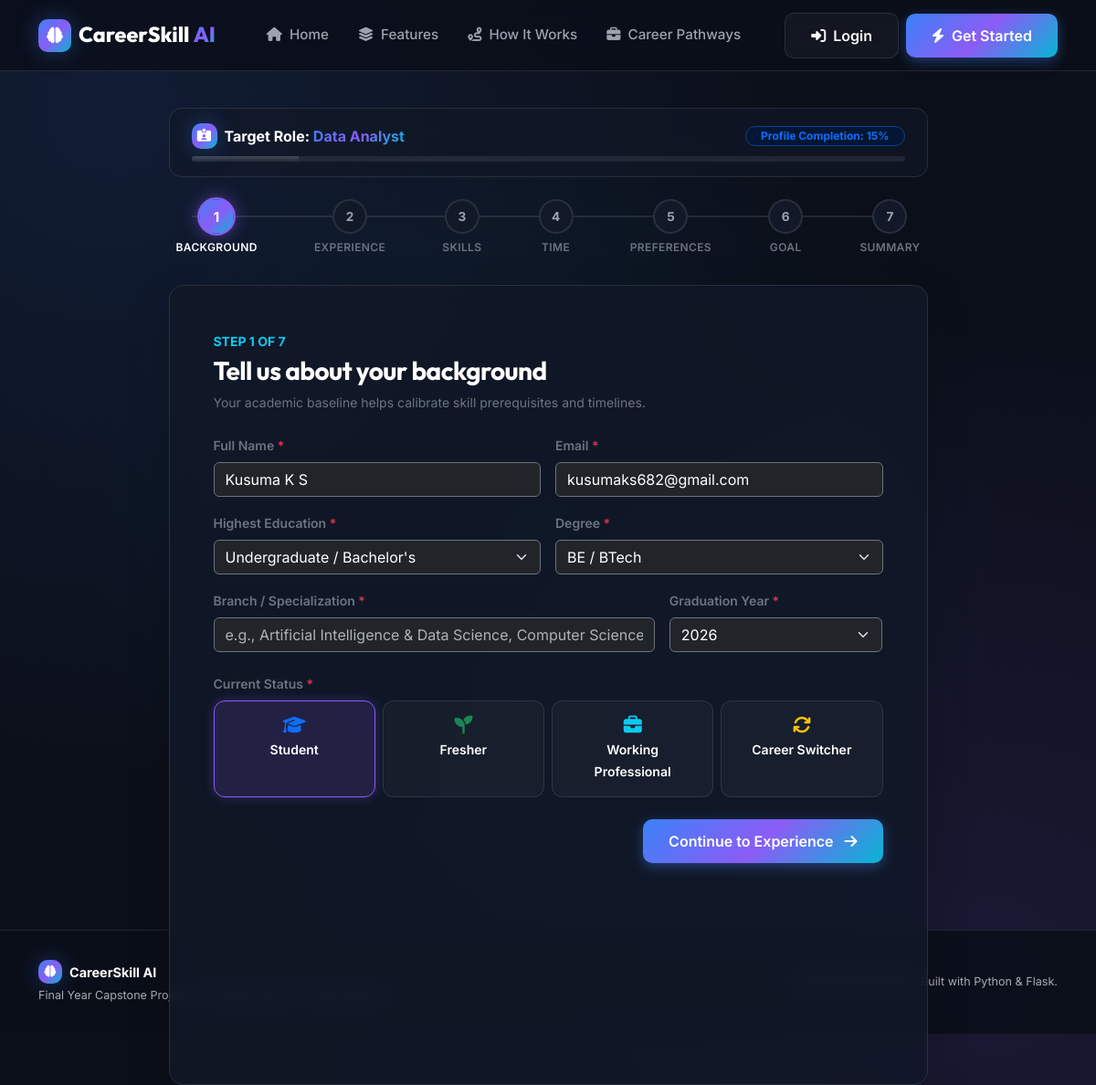
Page /onboarding?user_id=2 on the earlier database version.
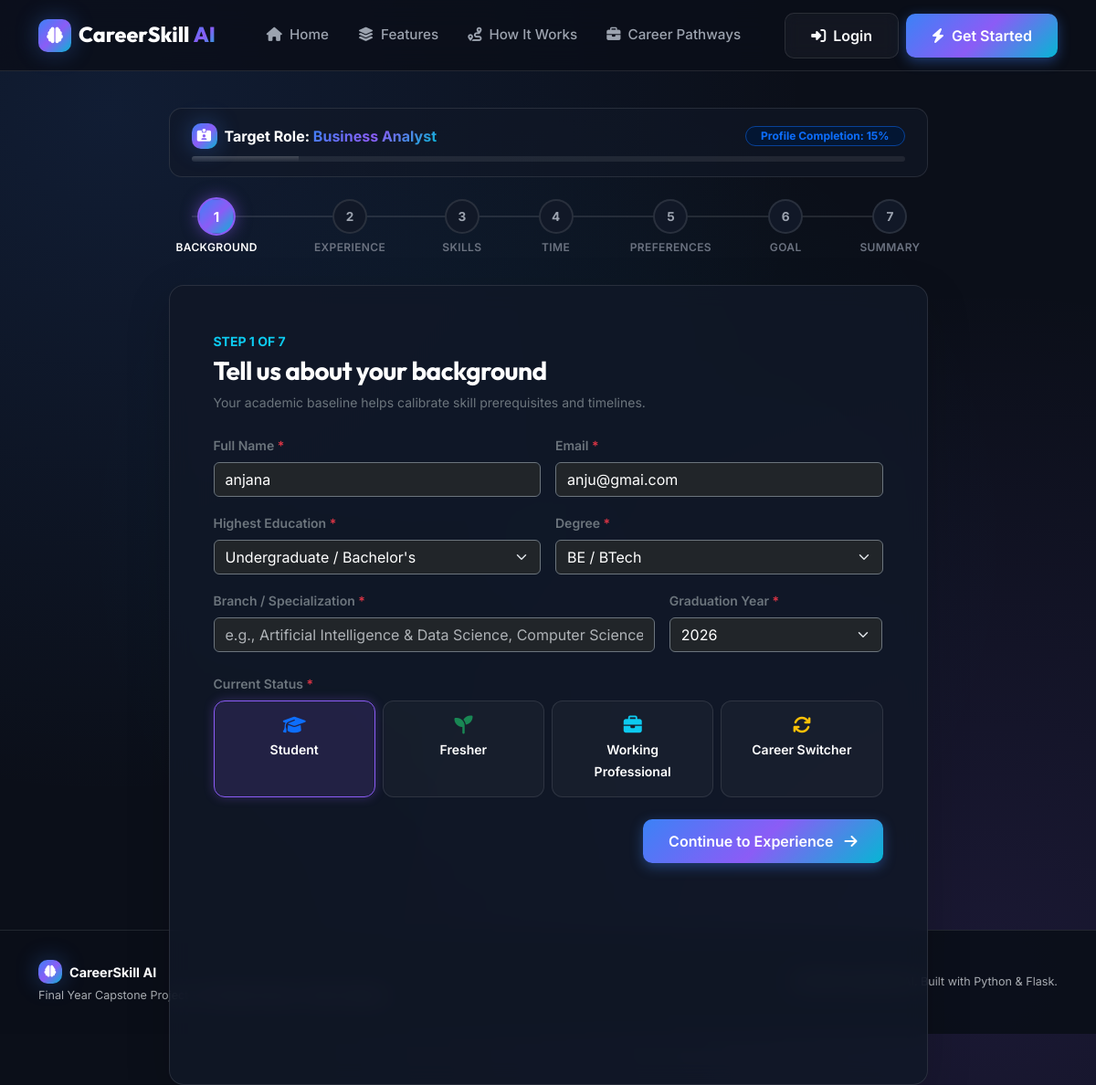
Same page on the later database version.
### models/user.py (models this page shows, shortened)
class TargetCareer(db.Model):
    __tablename__ = 'target_careers'
    id = db.Column(db.Integer, primary_key=True)
    user_id = db.Column(db.Integer, db.ForeignKey('users.id'), nullable=False)
    career_name = db.Column(db.String(150), nullable=False)
    normalized_career_name = db.Column(db.String(150), nullable=False)
    created_at = db.Column(db.DateTime, default=get_utc_now)

class User(db.Model):
    __tablename__ = 'users'
    id = db.Column(db.Integer, primary_key=True)
    full_name = db.Column(db.String(120), nullable=False)
    email = db.Column(db.String(120), unique=True, nullable=False, index=True)
    password_hash = db.Column(db.String(256), nullable=True)
    is_admin = db.Column(db.Boolean, default=False, nullable=False)
    is_active = db.Column(db.Boolean, default=True, nullable=False)
    role = db.Column(db.String(50), default='user', nullable=False)  # 'admin' or 'user'
    first_login = db.Column(db.Boolean, default=False, nullable=False)
    created_at = db.Column(db.DateTime, default=get_utc_now)
    profiles = db.relationship('CareerProfile', backref='user', lazy=True, cascade="all, delete-orphan")
    user_profile = db.relationship('UserProfile', backref='user', uselist=False, lazy=True, cascade="all, delete-orphan")
    skills = db.relationship('UserSkill', backref='user', lazy=True, cascade="all, delete-orphan")
    target_careers = db.relationship('TargetCareer', backref='user', lazy=True, cascade="all, delete-orphan")
    reset_otps = db.relationship('PasswordResetOTP', backref='user', lazy=True, cascade="all, delete-orphan")
    gap_analyses = db.relationship('SkillGapAnalysis', backref='user', lazy=True, cascade="all, delete-orphan")
    assessment_attempts = db.relationship('AssessmentAttempt', backref='user', lazy=True, cascade="all, delete-orphan")
    course_progress = db.relationship('CourseProgress', backref='user', lazy=True, cascade="all, delete-orphan")
    learning_activities = db.relationship('LearningActivity', backref='user', lazy=True, cascade="all, delete-orphan")
    skill_progress_history = db.relationship('SkillProgressHistory', backref='user', lazy=True, cascade="all, delete-orphan")
    feedbacks = db.relationship('CourseFeedback', backref='user', lazy=True, cascade="all, delete-orphan")
    suggestions = db.relationship('Suggestion', backref='user', lazy=True, cascade="all, delete-orphan")

### app.py (the view, shortened to what this page needs)
    @app.route('/onboarding', methods=['GET', 'POST'])
    def onboarding():
        user_id = session.get('user_id') or request.args.get('user_id', type=int) or request.form.get('user_id', type=int)
        user = db.session.get(User, user_id) if user_id else None
        target_role = request.args.get('role', '')
        if not target_role and user:
            tc = TargetCareer.query.filter_by(user_id=user.id).first()
            if tc:
                target_role = tc.career_name
            else:
                cp = CareerProfile.query.filter_by(user_id=user.id).order_by(CareerProfile.id.desc()).first()
                if cp:
                    target_role = cp.target_role
        if not target_role:
            target_role = "Data Analyst"
        return render_template('onboarding.html', user=user, target_role=target_role)

### templates/onboarding.html (shortened to what this page needs)
{% extends 'base.html' %}
{% block content %}
<div class="container py-4 my-auto">
    <div class="row justify-content-center">
        <div class="col-lg-9 col-md-11">
            <div class="profile-progress-header mb-4">
                <div class="d-flex justify-content-between align-items-center mb-2">
                    <div class="d-flex align-items-center gap-2">
                        <div class="brand-icon-box" style="width: 28px; height: 28px; font-size: 0.85rem;">
                            <i class="fa-solid fa-id-card-clip"></i>
                        </div>
                        <span class="fw-bold text-white">Target Role: <span class="text-gradient" id="headerTargetRole">{{ target_role }}</span></span>
                    </div>
                    <span class="badge bg-primary-subtle text-primary border border-primary-subtle px-3 py-1 rounded-pill fw-bold" id="completionBadge">
                        Profile Completion: 15%
                    </span>
                </div>
                <div class="progress" style="height: 6px; background: rgba(255,255,255,0.08);">
                    <div class="progress-bar bg-gradient" id="completionBar" role="progressbar" style="width: 15%; background: var(--accent-gradient);" aria-valuenow="15" aria-valuemin="0" aria-valuemax="100"></div>
                </div>
            </div>
            <div class="stepper-nav">
                <button type="button" class="step-node active" data-step="1" id="stepNode1">
                    <div class="step-circle">1</div>
                    <span class="step-label">Background</span>
                </button>
                <button type="button" class="step-node" data-step="2" id="stepNode2">
                    <div class="step-circle">2</div>
                    <span class="step-label">Experience</span>
                </button>
                <button type="button" class="step-node" data-step="3" id="stepNode3">
                    <div class="step-circle">3</div>
                    <span class="step-label">Skills</span>
                </button>
                <button type="button" class="step-node" data-step="4" id="stepNode4">
                    <div class="step-circle">4</div>
                    <span class="step-label">Time</span>
                </button>
                <button type="button" class="step-node" data-step="5" id="stepNode5">
                    <div class="step-circle">5</div>
                    <span class="step-label">Preferences</span>
                </button>
                <button type="button" class="step-node" data-step="6" id="stepNode6">
                    <div class="step-circle">6</div>
                    <span class="step-label">Goal</span>
                </button>
                <button type="button" class="step-node" data-step="7" id="stepNode7">
                    <div class="step-circle">7</div>
                    <span class="step-label">Summary</span>
                </button>
            </div>
            <div class="glass-card shadow-lg p-4 p-md-5">
                <form id="onboardingForm" action="{{ url_for('onboarding') }}" method="POST">
                    <div class="onboarding-step-panel active" id="stepPanel1">
                        <div class="mb-4">
                            <span class="text-info text-uppercase small fw-bold tracking-wider">Step 1 of 7</span>
                            <h2 class="h3 fw-bold text-white mt-1">Tell us about your background</h2>
                            <p class="text-secondary small">Your academic baseline helps calibrate skill prerequisites and timelines.</p>
                        </div>
                        <div class="row g-3 mb-3">
                            <div class="col-md-6">
                                <label for="fullName" class="form-label text-secondary small fw-semibold">Full Name <span class="text-danger">*</span></label>
                                <input type="text" class="form-control bg-dark border-secondary text-white" id="fullName" name="full_name" value="{{ user.full_name if user else '' }}" placeholder="Jane Doe" required>
                            </div>
                            <div class="col-md-6">
                                <label for="email" class="form-label text-secondary small fw-semibold">Email <span class="text-danger">*</span></label>
                                <input type="email" class="form-control bg-dark border-secondary text-white" id="email" name="email" value="{{ user.email if user else '' }}" placeholder="jane@example.com" required>
                            </div>
                        </div>
                        <div class="row g-3 mb-3">
                            <div class="col-md-6">
                                <label for="highestEducation" class="form-label text-secondary small fw-semibold">Highest Education <span class="text-danger">*</span></label>
                                <select class="form-select bg-dark border-secondary text-white" id="highestEducation" name="highest_education" required>
                                    <option value="Undergraduate / Bachelor's" selected>Undergraduate / Bachelor's</option>
                                </select>
                            </div>
                            <div class="col-md-6">
                                <label for="degree" class="form-label text-secondary small fw-semibold">Degree <span class="text-danger">*</span></label>
                                <select class="form-select bg-dark border-secondary text-white" id="degree" name="degree" required>
                                    <option value="BE / BTech" selected>BE / BTech</option>
                                </select>
                            </div>
                        </div>
                        <div class="row g-3 mb-4">
                            <div class="col-md-8">
                                <label for="branch" class="form-label text-secondary small fw-semibold">Branch / Specialization <span class="text-danger">*</span></label>
                                <input type="text" class="form-control bg-dark border-secondary text-white" id="branch" name="branch" list="branchSuggestions" placeholder="e.g., Artificial Intelligence & Data Science, Computer Science..." required>
                            </div>
                            <div class="col-md-4">
                                <label for="graduationYear" class="form-label text-secondary small fw-semibold">Graduation Year <span class="text-danger">*</span></label>
                                <select class="form-select bg-dark border-secondary text-white" id="graduationYear" name="graduation_year">
                                    <option value="2026" selected>2026</option>
                                </select>
                            </div>
                        </div>
                        <div class="mb-4">
                            <label class="form-label text-secondary small fw-semibold d-block">Current Status <span class="text-danger">*</span></label>
                            <div class="row g-2">
                                <div class="col-6 col-md-3">
                                    <div class="selectable-box text-center active selected" data-input-target="currentStatus" data-value="Student">
                                        <i class="fa-solid fa-graduation-cap text-primary mb-1 d-block fs-5"></i>
                                        <span class="small fw-semibold text-white">Student</span>
                                    </div>
                                </div>
                                <div class="col-6 col-md-3">
                                    <div class="selectable-box text-center" data-input-target="currentStatus" data-value="Fresher">
                                        <i class="fa-solid fa-seedling text-success mb-1 d-block fs-5"></i>
                                        <span class="small fw-semibold text-white">Fresher</span>
                                    </div>
                                </div>
                                <div class="col-6 col-md-3">
                                    <div class="selectable-box text-center" data-input-target="currentStatus" data-value="Working Professional">
                                        <i class="fa-solid fa-briefcase text-info mb-1 d-block fs-5"></i>
                                        <span class="small fw-semibold text-white">Working Professional</span>
                                    </div>
                                </div>
                                <div class="col-6 col-md-3">
                                    <div class="selectable-box text-center" data-input-target="currentStatus" data-value="Career Switcher">
                                        <i class="fa-solid fa-arrows-rotate text-warning mb-1 d-block fs-5"></i>
                                        <span class="small fw-semibold text-white">Career Switcher</span>
                                    </div>
                                </div>
                            </div>
                        </div>
                        <div class="d-flex justify-content-end mt-4">
                            <button type="button" class="btn btn-brand-primary btn-next-step" data-next="2">
                                Continue to Experience <i class="fa-solid fa-arrow-right ms-1"></i>
                            </button>
                        </div>
                    </div>
                </form>
            </div>
        </div>
    </div>
</div>
{% endblock %}

Differences in the rows shown:
changed TargetCareer: career_name "Data Analyst" → "Business Analyst"
changed User: full_name "Kusuma K S" → "anjana"; email "kusumaks682@gmail.com" → "anju@gmai.com"
